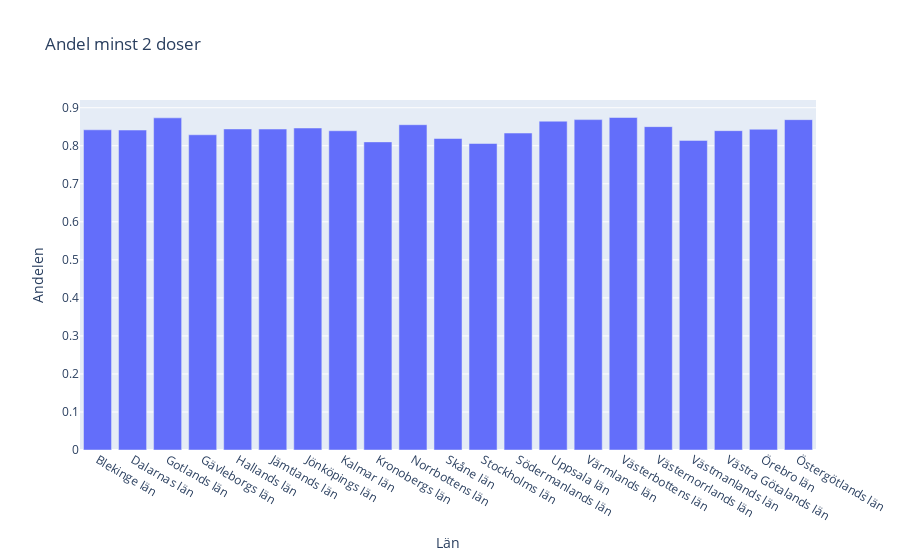

The notebook cell this image was saved under:
### Markdown cell above
### minst dos 2

### Code cell
import plotly_express as px
import matplotlib.pyplot as plt

minst_dos2 = vaccinerade_kommun_och_ålder.groupby('Län_namn')['Andel minst 2 doser'].mean()

fig = px.bar(x=minst_dos2.index, y=minst_dos2, title="Andel minst 2 doser")
fig.update_yaxes(title="Andelen")
fig.update_xaxes(title="Län")
fig.show()

### Figure 1 — Plotly figure (JSON) as saved in the notebook; plotly's stock layout.template omitted (floating-point values rounded to 4 significant figures)
{"data": [{"alignmentgroup": "True", "hovertemplate": "x=%{x}<br>y=%{y}<extra></extra>", "legendgroup": "", "marker": {"color": "#636efa", "pattern": {"shape": ""}}, "name": "", "offsetgroup": "", "orientation": "v", "showlegend": false, "textposition": "auto", "type": "bar", "x": ["Blekinge län", "Dalarnas län", "Gotlands län", "Gävleborgs län", "Hallands län", "Jämtlands län", "Jönköpings län", "Kalmar län", "Kronobergs län", "Norrbottens län", "Skåne län", "Stockholms län", "Södermanlands län", "Uppsala län", "Värmlands län", "Västerbottens län", "Västernorrlands län", "Västmanlands län", "Västra Götalands län", "Örebro län", "Östergötlands län"], "xaxis": "x", "y": [0.842, 0.8413, 0.8734, 0.8289, 0.8442, 0.844, 0.8467, 0.8395, 0.8102, 0.8554, 0.8191, 0.8059, 0.8334, 0.8646, 0.8688, 0.8743, 0.8503, 0.8141, 0.8397, 0.8434, 0.8686], "yaxis": "y"}], "layout": {"barmode": "relative", "legend": {"tracegroupgap": 0}, "title": {"text": "Andel minst 2 doser"}, "xaxis": {"anchor": "y", "domain": [0, 1], "title": {"text": "Län"}}, "yaxis": {"anchor": "x", "domain": [0, 1], "title": {"text": "Andelen"}}}}
